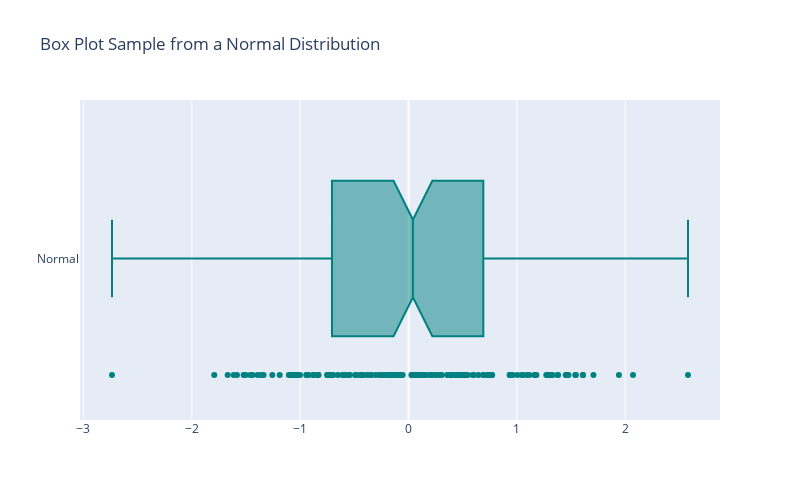

The notebook cell saved with this chart:
### Code cell
fig = go.Figure()
fig.add_trace(go.Box(x=df["Normal"], 
                     jitter=0.0,
                     notched=True, 
                     marker_color='teal', 
                     boxpoints="all",
                     name='Normal',
                     ))
fig.update_layout(title='Box Plot Sample from a Normal Distribution', 
                  height = 500, width = 800,)

### Figure 1 — Plotly figure (JSON) as saved in the notebook; plotly's stock layout.template omitted (floating-point values rounded to 4 significant figures; data arrays with more than 128 entries replaced by an {"elided": "..."} marker saying what was removed)
{"data": [{"boxpoints": "all", "jitter": 0, "marker": {"color": "teal"}, "name": "Normal", "notched": true, "type": "box", "x": {"elided": "150 float values"}}], "layout": {"height": 500, "title": {"text": "Box Plot Sample from a Normal Distribution"}, "width": 800}}
